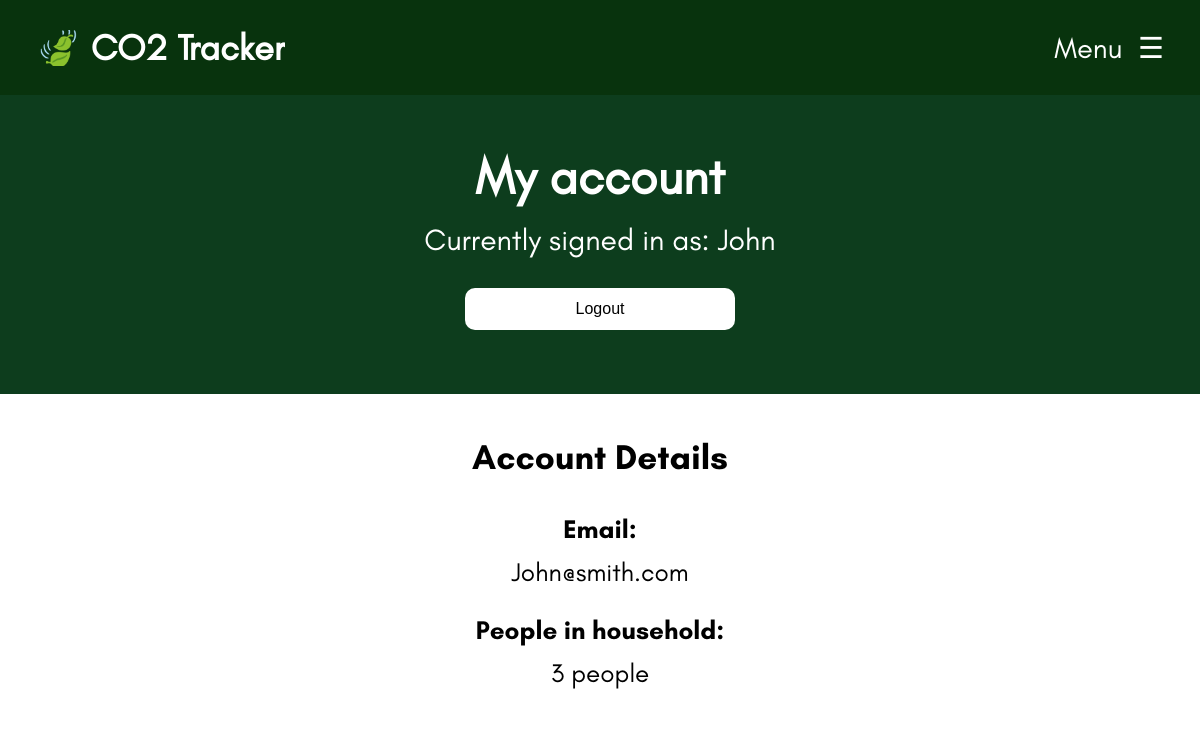
/account.php (signed in), run on an earlier commit of the app's database.
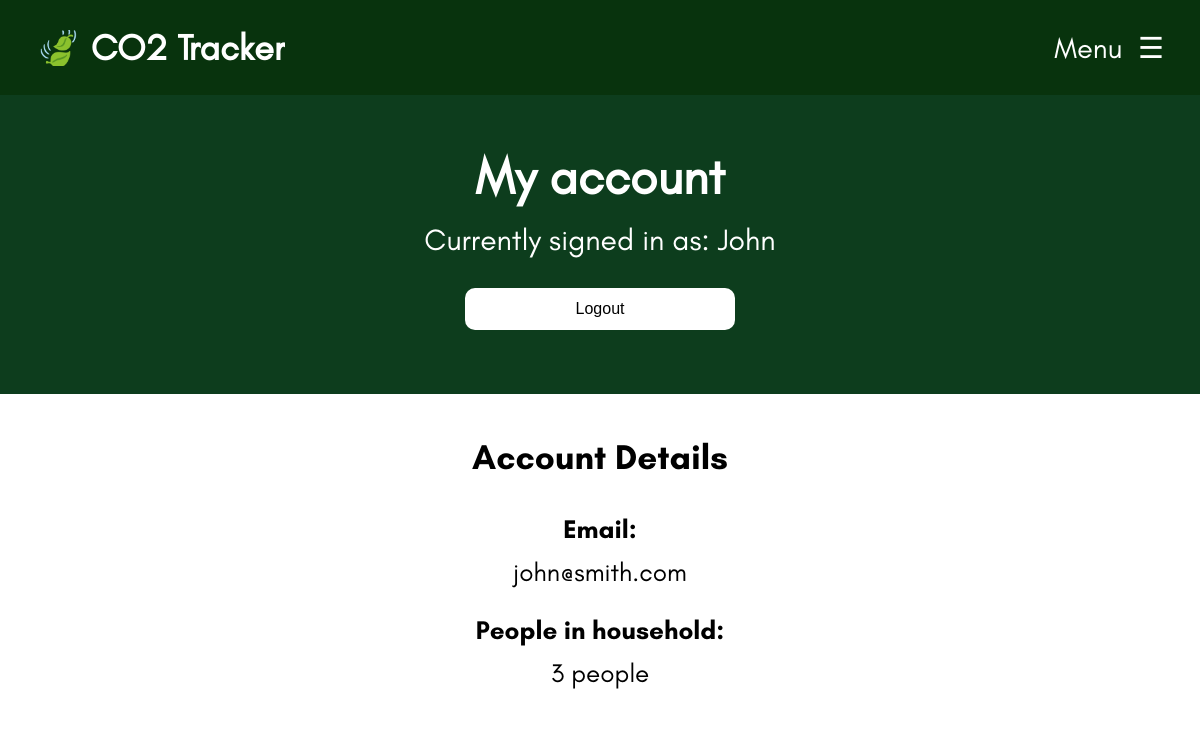
And on a later commit of the database.
### tables this page shows
CREATE TABLE User
(
	User_ID INTEGER PRIMARY KEY AUTOINCREMENT,
	Username TEXT NOT NULL,
	Password_Hash TEXT NOT NULL,
	Email TEXT NOT NULL,
	Num_Of_Household_Members INT NOT NULL
);

### components/functions.php (called while the page is built, shortened)
<?php
  function dbConnect(){
    $db = new SQLite3(__DIR__ . "/data.db");
    return $db;
  }
 function getUser() {
    $db = dbConnect();
    $stmt = $db->prepare("SELECT * FROM User WHERE User_ID = :id");
    $stmt->bindValue(':id', $_SESSION['user_id']);
    $result = $stmt->execute();
    return $result->fetchArray(SQLITE3_ASSOC);
}
?>

### account.php (the view, shortened to what this page needs)
<!DOCTYPE html>
<html lang="en">
  <?php
    include("components/head.php");
  ?>
<body>
    <?php
    include("components/navbar.php");
    ?>
    <div class="welcome-container">
        <br>
        <h1 style="font-size: 50px; margin-bottom: -15px;">My account</h1>
        <p style="font-size: 30px;"><?php echo isset($_SESSION['user_id']) ? "Currently signed in as: " . $user['Username'] . "" : "Sign in to start tracking your emissions!"; ?></p>
        <form method="POST">
            <button type="submit" name="logout" class="sign-up-button" style="<?php echo !$user ? 'display:none' : 'display:block'; ?>">Logout</button>
        </form>
        <br><br>
    </div>
    <div class="account-container">
        <p style="font-family: Glacial Indifference Bold; font-size: 35px;">Account Details</p>
        <p style="font-family: Glacial Indifference Bold; font-size: 26px;">Email:</p>
        <p style="font-family: Glacial Indifference; font-size: 26px; margin-top: -15px;"><?php echo isset($_SESSION['user_id']) ? $user['Email'] : ""; ?></p>
        <p style="font-family: Glacial Indifference Bold; font-size: 26px;">People in household:</p>
        <p style="font-family: Glacial Indifference; font-size: 26px; margin-top: -15px;">
        <?php
            if (isset($_SESSION['user_id']) && isset($user['Num_Of_Household_Members'])) {
                echo $user['Num_Of_Household_Members'] . ($user['Num_Of_Household_Members'] == 1 ? " person" : " people");
            }
        ?>
        </p>
    </div>
</body>
</html>

### components/head.php (shortened to what this page needs)
<head>
    <link rel="stylesheet" href="css/style.css" />
    <link rel="stylesheet" href="css/navbar.css" />
    <link rel="stylesheet" href="css/termsconditions.css" />
    <?php
      require_once("components/functions.php");
      $user = getUser();
    ?>
</head>

### components/navbar.php (shortened to what this page needs)
<header>
    <nav class="navbar">
        <ul class="navbar-items">
            <li class="navbar-logo">
                <a href="index.php">🍃 CO2 Tracker</a>
            </li>
            <li class="menu-button">
                <span onclick="openSideBar()">Menu &nbsp☰</span>
            </li>
        </ul>
    </nav>
</header>
<div id="sidebar-container" class="sidebar-container">
    <ul class="sidebar-items">
        <li style="font-size: 70px; text-align: center; justify-content: center; margin-bottom: -20px; margin-top: -30px; padding-left: 0px;"><a class="sidebar-logo" href="index.php">🍃</a><li>
    </ul>
</div>
<br><br><br>

### css/style.css (style rules this page uses)
:root { --lighter-theme-colour: #1b5e31; --main-theme-colour: #0d3d1d; --darker-theme-colour: #08330d; --error-colour: #ff1313; }
.welcome-container { z-index: -1; display: flex; flex-direction: column; box-sizing: border-box; text-align: center; align-items: center; position: absolute; left: 0; right: 0; width: 100%; padding: 20px 0; background-color: var(--main-theme-colour); color: white; font-family: Glacial Indifference; }
.welcome-container p { font-size: 22px; }
body { font-size: 18px; font-family: Arial, Helvetica, sans-serif; }
.account-container { float: left; width: 100%; background-color: white; text-align: center; align-items: center; align-content: center; margin-top: 330px; }
.sign-up-button { border-radius: 10px; width: 270px; height: 42px; color: black; font-size: 16px; background-color: white; border: none; cursor: pointer; }

### css/navbar.css (style rules this page uses)
.navbar { color: #1e1919; background-color: #08330d; height: 95px; align-content: center; position: fixed; left: 0; right: 0; top: 0; bottom: 0; }
.navbar-items { text-decoration: none; font-family: Glacial Indifference; list-style: none; padding: 0 3%; display: flex; justify-content: space-between; align-items: center; background: none; height: 100%; margin: 0px; }
nav ul li a { text-decoration: none; margin-right: 24px; color: white; font-size: 29px; position: relative; }
.navbar-logo a { margin: 0; display: block; text-decoration: none; font-weight: bold; line-height: 100%; white-space: nowrap; overflow: hidden; color: #FFFFFF; font-size: 36px !important; background-color: transparent; transition: font-size 0.05s ease-in-out; }
.menu-button { font-size: 29px; transition: font-size 0.1s ease-in-out; color: white; }
.sidebar-container { position: fixed; top: 0; right: 0; width: 0px; height: 100%; background-color: #08330d; padding-top: 60px; z-index: 1001; overflow-x: hidden; transition: 0.5s; }
.sidebar-items { list-style-type: none; padding-left: 0; }
.sidebar-items li { background-color: #08330d; font-family: Glacial Indifference; height: 70px; display: flex; align-items: center; width: 100%; left: 0; padding-left: 30px; }
.sidebar-logo { text-decoration: none; transition: font-size 0.1s ease-in-out; }

What changed in the data, as far as the page shows it:
changed user "John": Email "John@smith.com" → "john@smith.com"
